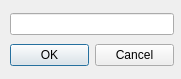
<?xml version="1.0" encoding="UTF-8"?>
<ui version="4.0">
 <class>ExprNameDialog</class>
 <widget class="QDialog" name="ExprNameDialog">
  <property name="geometry">
   <rect>
    <x>0</x>
    <y>0</y>
    <width>181</width>
    <height>79</height>
   </rect>
  </property>
  <property name="minimumSize">
   <size>
    <width>181</width>
    <height>79</height>
   </size>
  </property>
  <property name="windowTitle">
   <string>Enter the Expression Name</string>
  </property>
  <widget class="QLabel" name="label">
   <property name="geometry">
    <rect>
     <x>10</x>
     <y>10</y>
     <width>62</width>
     <height>16</height>
    </rect>
   </property>
   <property name="text">
    <string/>
   </property>
  </widget>
  <widget class="QWidget" name="layoutWidget">
   <property name="geometry">
    <rect>
     <x>10</x>
     <y>10</y>
     <width>164</width>
     <height>59</height>
    </rect>
   </property>
   <layout class="QVBoxLayout" name="verticalLayout">
    <item>
     <widget class="QLineEdit" name="lineEdit"/>
    </item>
    <item>
     <widget class="QDialogButtonBox" name="buttonBox">
      <property name="orientation">
       <enum>Qt::Horizontal</enum>
      </property>
      <property name="standardButtons">
       <set>QDialogButtonBox::Cancel|QDialogButtonBox::Ok</set>
      </property>
     </widget>
    </item>
   </layout>
  </widget>
 </widget>
 <tabstops>
  <tabstop>lineEdit</tabstop>
  <tabstop>buttonBox</tabstop>
 </tabstops>
 <resources/>
 <connections>
  <connection>
   <sender>buttonBox</sender>
   <signal>accepted()</signal>
   <receiver>ExprNameDialog</receiver>
   <slot>accept()</slot>
   <hints>
    <hint type="sourcelabel">
     <x>173</x>
     <y>51</y>
    </hint>
    <hint type="destinationlabel">
     <x>157</x>
     <y>78</y>
    </hint>
   </hints>
  </connection>
  <connection>
   <sender>buttonBox</sender>
   <signal>rejected()</signal>
   <receiver>ExprNameDialog</receiver>
   <slot>reject()</slot>
   <hints>
    <hint type="sourcelabel">
     <x>173</x>
     <y>57</y>
    </hint>
    <hint type="destinationlabel">
     <x>180</x>
     <y>78</y>
    </hint>
   </hints>
  </connection>
 </connections>
</ui>
